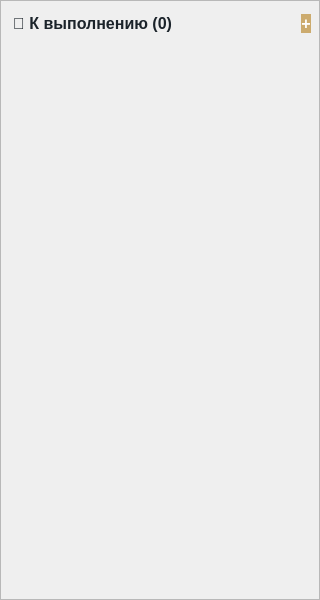
<?xml version="1.0" encoding="UTF-8"?>
<ui version="4.0">
 <class>KanbanColumn</class>
 <widget class="QFrame" name="KanbanColumn">
  <property name="geometry">
   <rect>
    <x>0</x>
    <y>0</y>
    <width>320</width>
    <height>600</height>
   </rect>
  </property>
  <property name="minimumSize">
   <size>
    <width>280</width>
    <height>400</height>
   </size>
  </property>
  <property name="sizePolicy">
   <sizepolicy hsizetype="Expanding" vsizetype="Expanding">
    <horstretch>0</horstretch>
    <verstretch>0</verstretch>
   </sizepolicy>
  </property>
  <property name="frameShape">
   <enum>QFrame::StyledPanel</enum>
  </property>
  <property name="frameShadow">
   <enum>QFrame::Raised</enum>
  </property>
  <layout class="QVBoxLayout" name="mainLayout">
   <property name="spacing">
    <number>8</number>
   </property>
   <property name="margin">
    <number>8</number>
   </property>
   <!-- Заголовок колонки -->
   <item>
    <layout class="QHBoxLayout" name="headerLayout">
     <item>
      <widget class="QLabel" name="titleLabel">
       <property name="text">
        <string>📝 К выполнению (0)</string>
       </property>
       <property name="sizePolicy">
        <sizepolicy hsizetype="Expanding" vsizetype="Fixed">
         <horstretch>0</horstretch>
         <verstretch>0</verstretch>
        </sizepolicy>
       </property>
       <property name="styleSheet">
        <string notr="true">QLabel {
    font-weight: bold;
    font-size: 16px;
    color: #1B232A;
    padding: 5px 0;
}</string>
       </property>
      </widget>
     </item>
     <item>
      <widget class="QPushButton" name="addButton">
       <property name="text">
        <string>+</string>
       </property>
       <property name="fixedSize">
        <size>
         <width>30</width>
         <height>30</height>
        </size>
       </property>
       <property name="styleSheet">
        <string notr="true">QPushButton {
    background-color: #ccab6e;
    color: white;
    border: none;
    border-radius: 6px;
    font-size: 16px;
    font-weight: bold;
}
QPushButton:hover {
    background-color: #b8944f;
}</string>
       </property>
      </widget>
     </item>
    </layout>
   </item>
   <!-- Скролл-область для задач -->
   <item>
    <widget class="QScrollArea" name="scrollArea">
     <property name="widgetResizable">
      <bool>true</bool>
     </property>
     <property name="frameShape">
      <enum>QFrame::NoFrame</enum>
     </property>
     <property name="frameShadow">
      <enum>QFrame::Plain</enum>
     </property>
     <widget class="QWidget" name="tasksContainer">
      <property name="geometry">
       <rect>
        <x>0</x>
        <y>0</y>
        <width>300</width>
        <height>500</height>
       </rect>
      </property>
      <layout class="QVBoxLayout" name="tasksLayout">
       <property name="spacing">
        <number>10</number>
       </property>
       <property name="margin">
        <number>5</number>
       </property>
      </layout>
     </widget>
    </widget>
   </item>
  </layout>
 </widget>
 <resources/>
 <connections/>
</ui>
